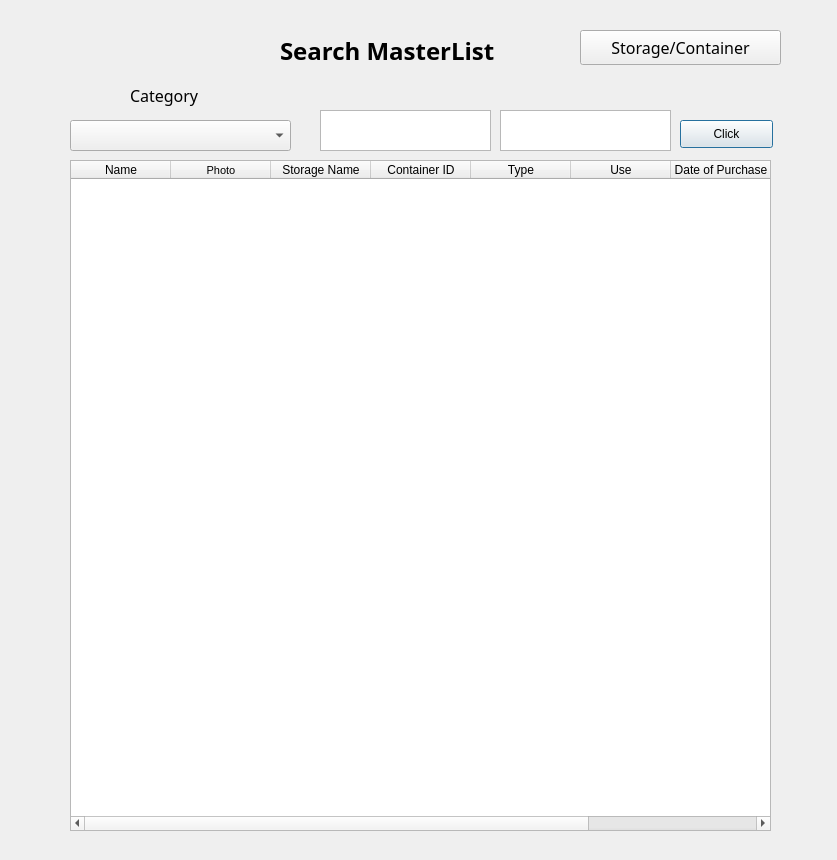
<?xml version="1.0" encoding="UTF-8"?>
<ui version="4.0">
 <class>SearchTwoInfoMasterWindow</class>
 <widget class="QDialog" name="SearchTwoInfoMasterWindow">
  <property name="geometry">
   <rect>
    <x>0</x>
    <y>0</y>
    <width>837</width>
    <height>860</height>
   </rect>
  </property>
  <property name="windowTitle">
   <string>SearchTwoInfoMasterWindow</string>
  </property>
  <widget class="QPushButton" name="pushButton">
   <property name="geometry">
    <rect>
     <x>680</x>
     <y>120</y>
     <width>93</width>
     <height>28</height>
    </rect>
   </property>
   <property name="text">
    <string>Click</string>
   </property>
  </widget>
  <widget class="QComboBox" name="comboBox">
   <property name="geometry">
    <rect>
     <x>70</x>
     <y>120</y>
     <width>221</width>
     <height>31</height>
    </rect>
   </property>
  </widget>
  <widget class="QLabel" name="label_2">
   <property name="geometry">
    <rect>
     <x>130</x>
     <y>80</y>
     <width>91</width>
     <height>31</height>
    </rect>
   </property>
   <property name="font">
    <font>
     <family>함초롬바탕</family>
     <pointsize>12</pointsize>
     <weight>50</weight>
     <bold>false</bold>
    </font>
   </property>
   <property name="text">
    <string>Category</string>
   </property>
  </widget>
  <widget class="QLabel" name="label">
   <property name="geometry">
    <rect>
     <x>280</x>
     <y>20</y>
     <width>271</width>
     <height>61</height>
    </rect>
   </property>
   <property name="font">
    <font>
     <family>함초롬바탕</family>
     <pointsize>18</pointsize>
     <weight>75</weight>
     <bold>true</bold>
    </font>
   </property>
   <property name="text">
    <string>Search MasterList</string>
   </property>
  </widget>
  <widget class="QTableWidget" name="tableWidget">
   <property name="geometry">
    <rect>
     <x>70</x>
     <y>160</y>
     <width>701</width>
     <height>671</height>
    </rect>
   </property>
   <column>
    <property name="text">
     <string>Name</string>
    </property>
   </column>
   <column>
    <property name="text">
     <string>Photo</string>
    </property>
    <property name="font">
     <font>
      <pointsize>8</pointsize>
     </font>
    </property>
   </column>
   <column>
    <property name="text">
     <string>Storage Name</string>
    </property>
   </column>
   <column>
    <property name="text">
     <string>Container ID</string>
    </property>
   </column>
   <column>
    <property name="text">
     <string>Type</string>
    </property>
   </column>
   <column>
    <property name="text">
     <string>Use</string>
    </property>
   </column>
   <column>
    <property name="text">
     <string>Date of Purchase</string>
    </property>
   </column>
   <column>
    <property name="text">
     <string>Total Number</string>
    </property>
   </column>
  </widget>
  <widget class="QPlainTextEdit" name="plainTextEdit">
   <property name="geometry">
    <rect>
     <x>320</x>
     <y>110</y>
     <width>171</width>
     <height>41</height>
    </rect>
   </property>
   <property name="font">
    <font>
     <pointsize>14</pointsize>
    </font>
   </property>
  </widget>
  <widget class="QPlainTextEdit" name="plainTextEdit_2">
   <property name="geometry">
    <rect>
     <x>500</x>
     <y>110</y>
     <width>171</width>
     <height>41</height>
    </rect>
   </property>
   <property name="font">
    <font>
     <pointsize>14</pointsize>
    </font>
   </property>
  </widget>
  <widget class="QPushButton" name="pushButton_2">
   <property name="geometry">
    <rect>
     <x>580</x>
     <y>30</y>
     <width>201</width>
     <height>35</height>
    </rect>
   </property>
   <property name="font">
    <font>
     <family>함초롬바탕</family>
     <pointsize>12</pointsize>
    </font>
   </property>
   <property name="text">
    <string>Storage/Container</string>
   </property>
  </widget>
 </widget>
 <layoutdefault spacing="6" margin="11"/>
 <resources/>
 <connections>
  <connection>
   <sender>pushButton</sender>
   <signal>clicked()</signal>
   <receiver>SearchTwoInfoMasterWindow</receiver>
   <slot>search()</slot>
   <hints>
    <hint type="sourcelabel">
     <x>748</x>
     <y>126</y>
    </hint>
    <hint type="destinationlabel">
     <x>541</x>
     <y>69</y>
    </hint>
   </hints>
  </connection>
  <connection>
   <sender>pushButton_2</sender>
   <signal>clicked()</signal>
   <receiver>SearchTwoInfoMasterWindow</receiver>
   <slot>move()</slot>
   <hints>
    <hint type="sourcelabel">
     <x>721</x>
     <y>39</y>
    </hint>
    <hint type="destinationlabel">
     <x>796</x>
     <y>10</y>
    </hint>
   </hints>
  </connection>
 </connections>
 <slots>
  <slot>search()</slot>
  <slot>move()</slot>
 </slots>
</ui>
